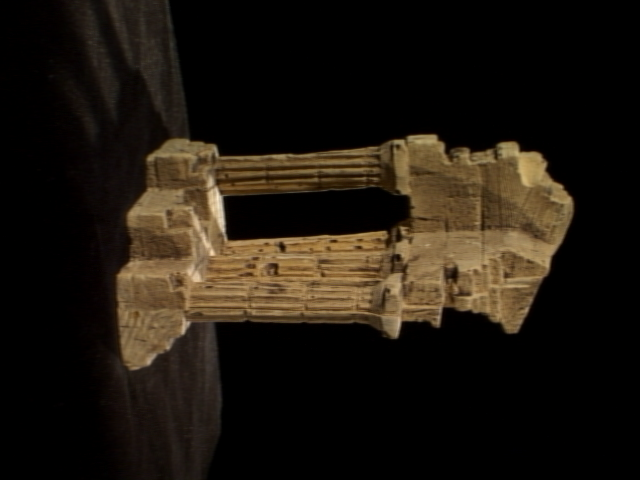
#> input picture hw7/templeRing/templeR0006.png, 640 x 480 px, given in place of the camera
$ python hw2.py
#> lines starting #> are read from the running program, lines starting #| are printed output that depends on the picture
import cv2
import numpy as np

NORMAL = 0
BLUR = 1
EDGE = 2

output_rows = 1
output_cols = 2

cam = cv2.VideoCapture(0)

num_filters = 3

blur_on = True
edge_on = False
color_select_on = True
mode = NORMAL
blur_val = 5
edge_min = 100
edge_max = 200
hue_min = 0
hue_max = 255

def select_hue(img, hue_min, hue_max):
    hsv = cv2.cvtColor(img, cv2.COLOR_BGR2HSV)
    h,s,v = cv2.split(hsv)
    # ret, h = cv2.threshold(h, hue_min, 255, cv2.THRESH_TOZERO)
    # cv2.imshow('h1', h)
    # ret, h = cv2.threshold(h, hue_max, 255, cv2.THRESH_TOZERO_INV)
    mask = cv2.inRange(h, hue_min, hue_max)
    # mask = cv2.GaussianBlur(mask, (3,3), 0)
    # mask = cv2.fastNlMeansDenoising(mask,None,10,7,21)
    mask = cv2.medianBlur(mask, 5)
    # mask = cv2.bilateralFilter(mask,9,75,75)
    # cv2.imshow('mask', mask)
    s = cv2.bitwise_and(s,s,mask=mask)
    hsv = cv2.merge((h,s,v))

    img = cv2.cvtColor(hsv, cv2.COLOR_HSV2BGR)
    return img

def nothing(x):
    pass

cv2.namedWindow('output')
cv2.createTrackbar('blur', 'output', 0, 100, nothing)
cv2.createTrackbar('edge min', 'output', 0, 500, nothing)
cv2.createTrackbar('edge max', 'output', 1, 500, nothing)
cv2.createTrackbar('hue min', 'output', 0, 255, nothing)
cv2.createTrackbar('hue max', 'output', 255, 255, nothing)


while True:
    # Get the frame
    ret_val, img = cam.read()
#> img is the input picture: shape (480, 640, 3); mean B, G, R 15.1, 23.7, 30.5

    rows = np.size(img,0)
#> rows = 480
    cols = np.size(img,1)
#> cols = 640
    chnls = np.size(img,2)
#> chnls = 3
    output = np.zeros((output_rows*rows, output_cols*cols, chnls))
    row1_slice = slice(0,rows)
    col1_slice = slice(0,cols)
    col2_slice = slice(cols,2*cols)

    img = cv2.flip(img, 1)
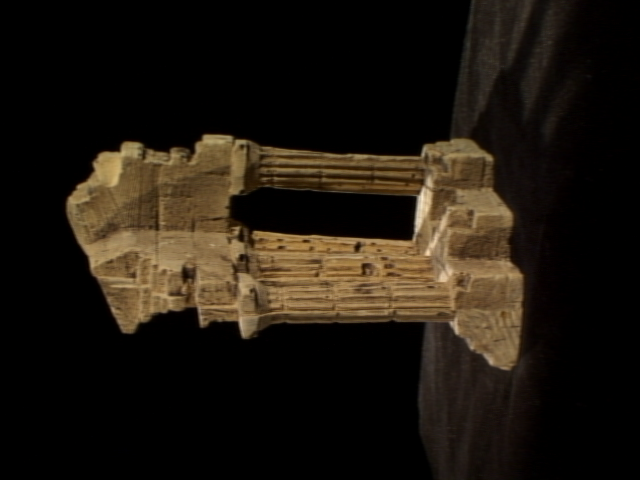
#> img: shape (480, 640, 3); mean B, G, R 15.1, 23.7, 30.5
    gray = cv2.cvtColor(img, cv2.COLOR_BGR2GRAY)
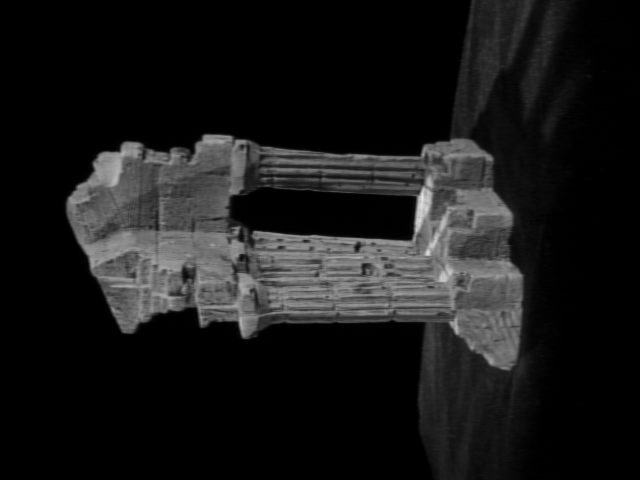
#> gray: shape (480, 640); min 0, max 232, mean 24.7

    # Check for mode change
    key = cv2.waitKey(1)
#> (key e is pressed here)
    if key == ord('b'):
        print("Blur mode")
        blur_on = blur_on ^ True # Toggle
    elif key == ord('e'):
        print("Edge mode")
        edge_on = edge_on ^ True # Toggle
    elif key == ord('n'):
        print("Normal mode")
        blur_on = False
        edge_on = False
        mode = NORMAL
    elif key == 27:
        break # Exit on 'ESC' press

    # grab values from trackbars
    blur_val = (cv2.getTrackbarPos('blur', 'output'))*2 + 1
    edge_min = cv2.getTrackbarPos('edge min', 'output')
    edge_max = cv2.getTrackbarPos('edge max', 'output')
    hue_min = cv2.getTrackbarPos('hue min', 'output')
    hue_max = cv2.getTrackbarPos('hue max', 'output')
    if edge_min == 0 and edge_max == 0:
        edge_on = False
    else:
        edge_on = True

    # if mode == NORMAL:
    #     continue # just leave the image alone
    # Perform operations
    if blur_on:
        # perform blur operation on image
        img = cv2.GaussianBlur(img, (blur_val,blur_val), 0)
        gray = cv2.GaussianBlur(gray, (blur_val,blur_val), 0)
    if edge_on:
        # Perform canny edge detection
        img = cv2.Canny(img, edge_min, edge_max)
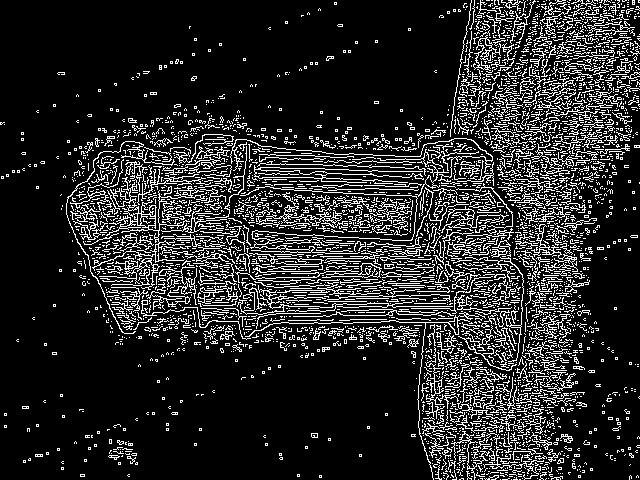
#> img: shape (480, 640); 15.8% white in thin lines or dots
        gray = cv2.Canny(gray, edge_min, edge_max)
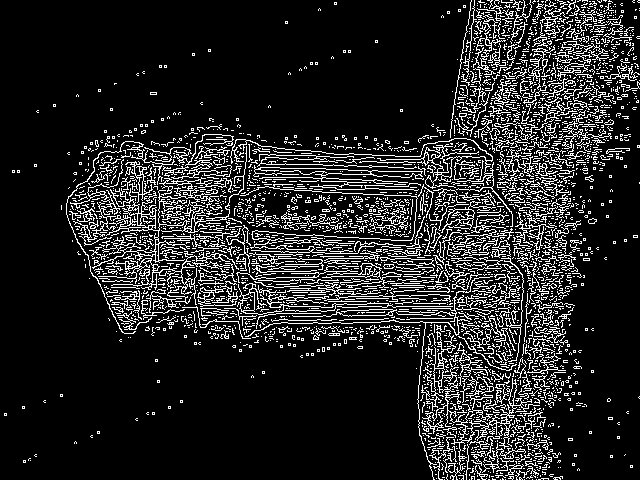
#> gray: shape (480, 640); 14.4% white in thin lines or dots
    if color_select_on and not edge_on:
        img = select_hue(img, hue_min, hue_max)

    # Display image
    if np.size(np.shape(img)) > 2:
        gray = cv2.cvtColor(gray, cv2.COLOR_GRAY2BGR)
    output = np.hstack((img,gray))
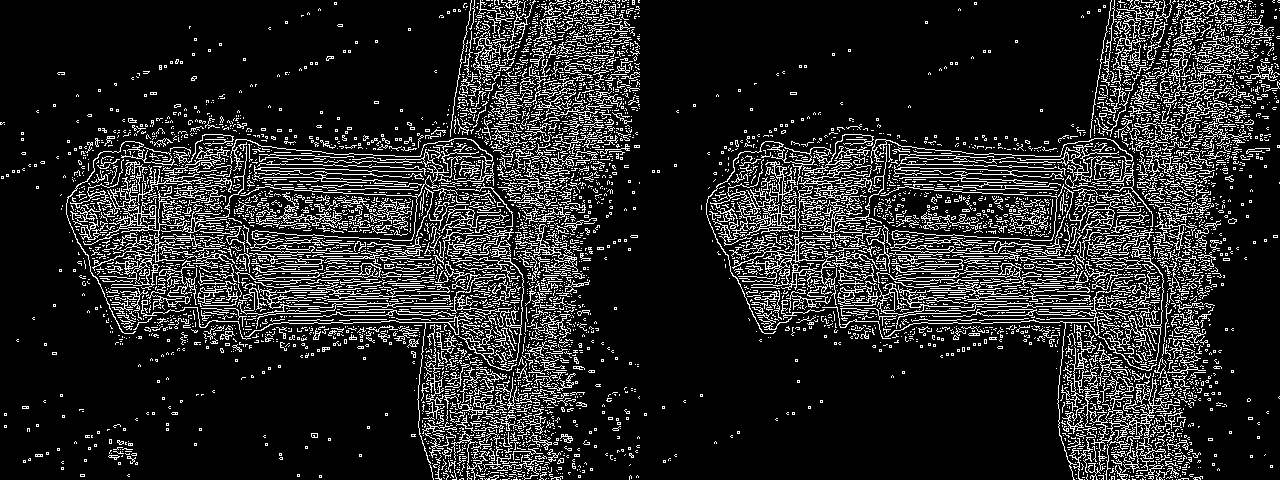
#> output: shape (480, 1280); 15.1% white in thin lines or dots
    cv2.imshow('output', output)

cv2.destroyAllWindows()

$ run again, on hw7/templeRing/templeR0008.png
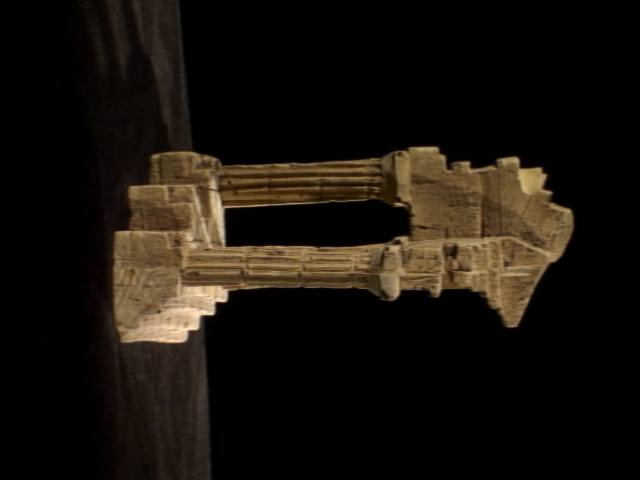
#> input picture hw7/templeRing/templeR0008.png, 640 x 480 px, given in place of the camera
#> img is the input picture: shape (480, 640, 3); mean B, G, R 12.2, 18.7, 24
#> rows = 480
#> cols = 640
#> chnls = 3
#> `img = cv2.Canny(img, edge_min, edge_max)`:
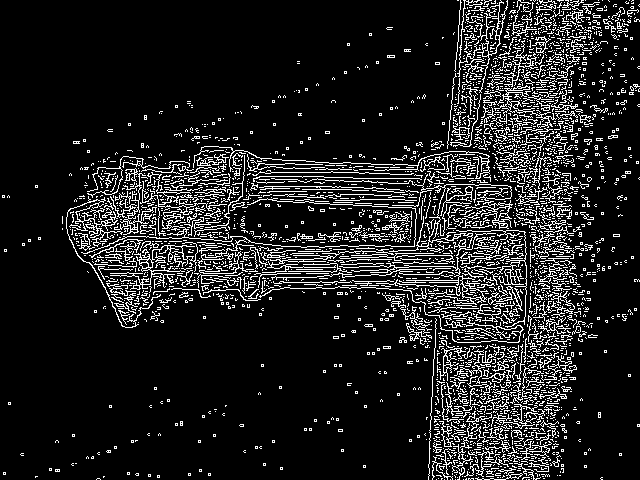
#> img: shape (480, 640); 12.7% white in thin lines or dots
#> `output = np.hstack((img,gray))`:
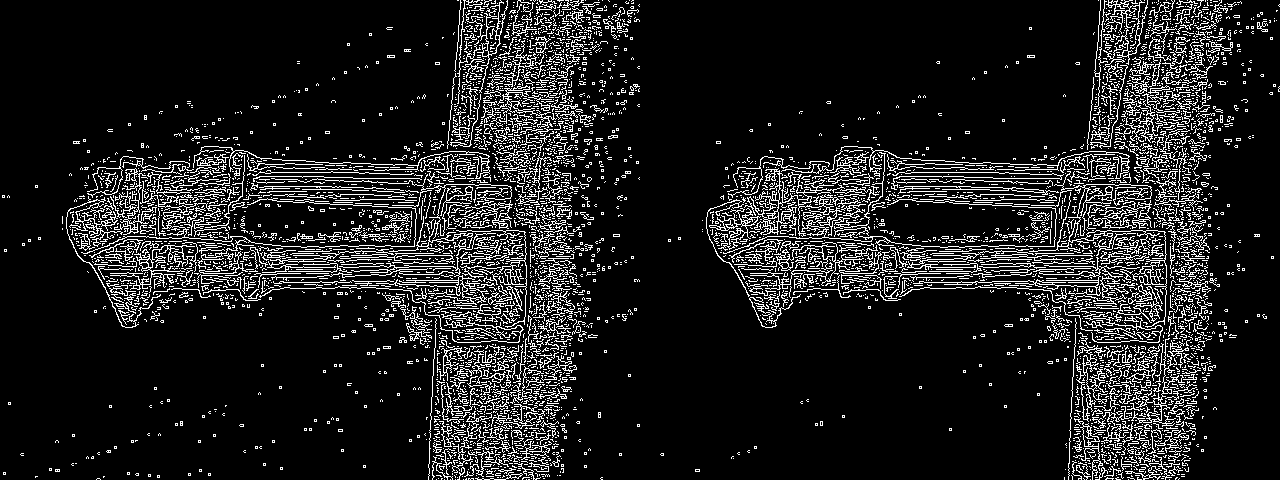
#> output: shape (480, 1280); 12.1% white in thin lines or dots
